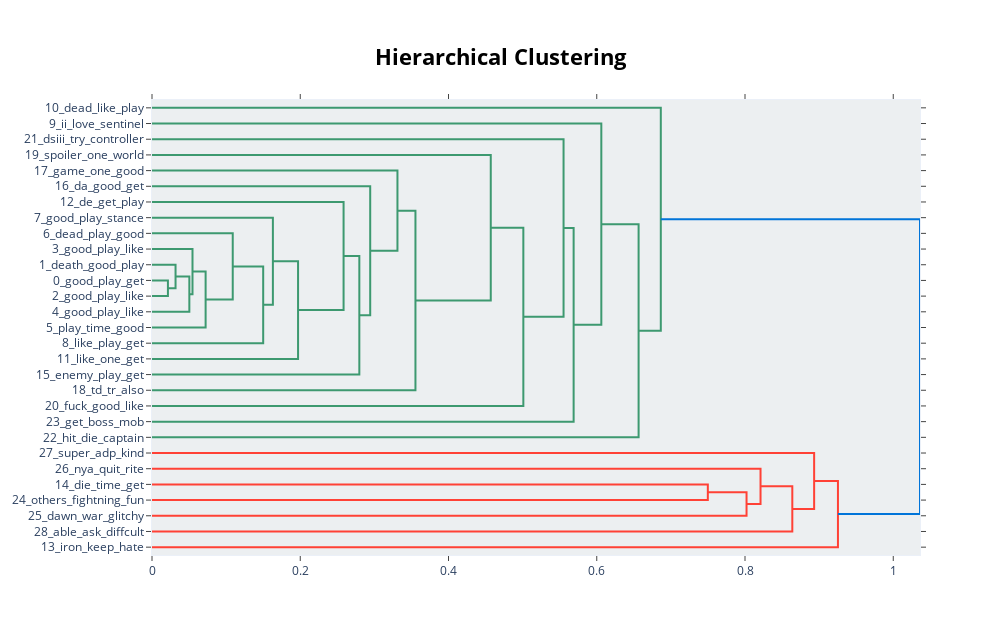

Notebook source saved alongside this figure:
### Code cell
pos_topic_model.visualize_hierarchy()

### Figure 1 — Plotly figure (JSON) as saved in the notebook; plotly's stock layout.template omitted (floating-point values rounded to 4 significant figures)
{"data": [{"hoverinfo": "text", "marker": {"color": "rgb(61,153,112)"}, "mode": "lines", "type": "scatter", "x": [0, 0.02148, 0.02148, 0], "xaxis": "x", "y": [-115, -115, -125, -125], "yaxis": "y"}, {"hoverinfo": "text", "marker": {"color": "rgb(61,153,112)"}, "mode": "lines", "type": "scatter", "x": [0, 0.03178, 0.03178, 0.02148], "xaxis": "x", "y": [-105, -105, -120, -120], "yaxis": "y"}, {"hoverinfo": "text", "marker": {"color": "rgb(61,153,112)"}, "mode": "lines", "type": "scatter", "x": [0.03178, 0.05037, 0.05037, 0], "xaxis": "x", "y": [-112.5, -112.5, -135, -135], "yaxis": "y"}, {"hoverinfo": "text", "marker": {"color": "rgb(61,153,112)"}, "mode": "lines", "type": "scatter", "x": [0, 0.05464, 0.05464, 0.05037], "xaxis": "x", "y": [-95, -95, -123.8, -123.8], "yaxis": "y"}, {"hoverinfo": "text", "marker": {"color": "rgb(61,153,112)"}, "mode": "lines", "type": "scatter", "x": [0.05464, 0.07233, 0.07233, 0], "xaxis": "x", "y": [-109.4, -109.4, -145, -145], "yaxis": "y"}, {"hoverinfo": "text", "marker": {"color": "rgb(61,153,112)"}, "mode": "lines", "type": "scatter", "x": [0, 0.1089, 0.1089, 0.07233], "xaxis": "x", "y": [-85, -85, -127.2, -127.2], "yaxis": "y"}, {"hoverinfo": "text", "marker": {"color": "rgb(61,153,112)"}, "mode": "lines", "type": "scatter", "x": [0.1089, 0.15, 0.15, 0], "xaxis": "x", "y": [-106.1, -106.1, -155, -155], "yaxis": "y"}, {"hoverinfo": "text", "marker": {"color": "rgb(61,153,112)"}, "mode": "lines", "type": "scatter", "x": [0, 0.1631, 0.1631, 0.15], "xaxis": "x", "y": [-75, -75, -130.5, -130.5], "yaxis": "y"}, {"hoverinfo": "text", "marker": {"color": "rgb(61,153,112)"}, "mode": "lines", "type": "scatter", "x": [0.1631, 0.197, 0.197, 0], "xaxis": "x", "y": [-102.8, -102.8, -165, -165], "yaxis": "y"}, {"hoverinfo": "text", "marker": {"color": "rgb(61,153,112)"}, "mode": "lines", "type": "scatter", "x": [0, 0.2585, 0.2585, 0.197], "xaxis": "x", "y": [-65, -65, -133.9, -133.9], "yaxis": "y"}, {"hoverinfo": "text", "marker": {"color": "rgb(61,153,112)"}, "mode": "lines", "type": "scatter", "x": [0.2585, 0.2797, 0.2797, 0], "xaxis": "x", "y": [-99.44, -99.44, -175, -175], "yaxis": "y"}, {"hoverinfo": "text", "marker": {"color": "rgb(61,153,112)"}, "mode": "lines", "type": "scatter", "x": [0, 0.2944, 0.2944, 0.2797], "xaxis": "x", "y": [-55, -55, -137.2, -137.2], "yaxis": "y"}, {"hoverinfo": "text", "marker": {"color": "rgb(61,153,112)"}, "mode": "lines", "type": "scatter", "x": [0, 0.3311, 0.3311, 0.2944], "xaxis": "x", "y": [-45, -45, -96.11, -96.11], "yaxis": "y"}, {"hoverinfo": "text", "marker": {"color": "rgb(61,153,112)"}, "mode": "lines", "type": "scatter", "x": [0.3311, 0.3554, 0.3554, 0], "xaxis": "x", "y": [-70.56, -70.56, -185, -185], "yaxis": "y"}, {"hoverinfo": "text", "marker": {"color": "rgb(61,153,112)"}, "mode": "lines", "type": "scatter", "x": [0, 0.457, 0.457, 0.3554], "xaxis": "x", "y": [-35, -35, -127.8, -127.8], "yaxis": "y"}, {"hoverinfo": "text", "marker": {"color": "rgb(61,153,112)"}, "mode": "lines", "type": "scatter", "x": [0.457, 0.501, 0.501, 0], "xaxis": "x", "y": [-81.39, -81.39, -195, -195], "yaxis": "y"}, {"hoverinfo": "text", "marker": {"color": "rgb(61,153,112)"}, "mode": "lines", "type": "scatter", "x": [0, 0.5552, 0.5552, 0.501], "xaxis": "x", "y": [-25, -25, -138.2, -138.2], "yaxis": "y"}, {"hoverinfo": "text", "marker": {"color": "rgb(61,153,112)"}, "mode": "lines", "type": "scatter", "x": [0.5552, 0.5688, 0.5688, 0], "xaxis": "x", "y": [-81.6, -81.6, -205, -205], "yaxis": "y"}, {"hoverinfo": "text", "marker": {"color": "rgb(61,153,112)"}, "mode": "lines", "type": "scatter", "x": [0, 0.6062, 0.6062, 0.5688], "xaxis": "x", "y": [-15, -15, -143.3, -143.3], "yaxis": "y"}, {"hoverinfo": "text", "marker": {"color": "rgb(61,153,112)"}, "mode": "lines", "type": "scatter", "x": [0.6062, 0.6564, 0.6564, 0], "xaxis": "x", "y": [-79.15, -79.15, -215, -215], "yaxis": "y"}, {"hoverinfo": "text", "marker": {"color": "rgb(61,153,112)"}, "mode": "lines", "type": "scatter", "x": [0, 0.6864, 0.6864, 0.6564], "xaxis": "x", "y": [-5, -5, -147.1, -147.1], "yaxis": "y"}, {"hoverinfo": "text", "marker": {"color": "rgb(255,65,54)"}, "mode": "lines", "type": "scatter", "x": [0, 0.7498, 0.7498, 0], "xaxis": "x", "y": [-245, -245, -255, -255], "yaxis": "y"}, {"hoverinfo": "text", "marker": {"color": "rgb(255,65,54)"}, "mode": "lines", "type": "scatter", "x": [0.7498, 0.8021, 0.8021, 0], "xaxis": "x", "y": [-250, -250, -265, -265], "yaxis": "y"}, {"hoverinfo": "text", "marker": {"color": "rgb(255,65,54)"}, "mode": "lines", "type": "scatter", "x": [0, 0.8209, 0.8209, 0.8021], "xaxis": "x", "y": [-235, -235, -257.5, -257.5], "yaxis": "y"}, {"hoverinfo": "text", "marker": {"color": "rgb(255,65,54)"}, "mode": "lines", "type": "scatter", "x": [0.8209, 0.8638, 0.8638, 0], "xaxis": "x", "y": [-246.2, -246.2, -275, -275], "yaxis": "y"}, {"hoverinfo": "text", "marker": {"color": "rgb(255,65,54)"}, "mode": "lines", "type": "scatter", "x": [0, 0.8933, 0.8933, 0.8638], "xaxis": "x", "y": [-225, -225, -260.6, -260.6], "yaxis": "y"}, {"hoverinfo": "text", "marker": {"color": "rgb(255,65,54)"}, "mode": "lines", "type": "scatter", "x": [0.8933, 0.9254, 0.9254, 0], "xaxis": "x", "y": [-242.8, -242.8, -285, -285], "yaxis": "y"}, {"hoverinfo": "text", "marker": {"color": "rgb(0,116,217)"}, "mode": "lines", "type": "scatter", "x": [0.6864, 1.036, 1.036, 0.9254], "xaxis": "x", "y": [-76.04, -76.04, -263.9, -263.9], "yaxis": "y"}], "layout": {"autosize": false, "height": 635, "hoverlabel": {"bgcolor": "white", "font": {"family": "Rockwell", "size": 16}}, "hovermode": "closest", "plot_bgcolor": "#ECEFF1", "showlegend": false, "title": {"font": {"color": "Black", "size": 22}, "text": "<b>Hierarchical Clustering</b>", "x": 0.5, "xanchor": "center", "yanchor": "top"}, "width": 1000, "xaxis": {"mirror": "allticks", "rangemode": "tozero", "showgrid": false, "showline": true, "showticklabels": true, "ticks": "outside", "type": "linear", "zeroline": false}, "yaxis": {"mirror": "allticks", "range": [-290, 0], "rangemode": "tozero", "showgrid": false, "showline": true, "showticklabels": true, "tickmode": "array", "ticks": "outside", "ticktext": ["10_dead_like_play", "9_ii_love_sentinel", "21_dsiii_try_controller", "19_spoiler_one_world", "17_game_one_good", "16_da_good_get", "12_de_get_play", "7_good_play_stance", "6_dead_play_good", "3_good_play_like", "1_death_good_play", "0_good_play_get", "2_good_play_like", "4_good_play_like", "5_play_time_good", "8_like_play_get", "11_like_one_get", "15_enemy_play_get", "18_td_tr_also", "20_fuck_good_like", "23_get_boss_mob", "22_hit_die_captain", "27_super_adp_kind", "26_nya_quit_rite", "14_die_time_get", "24_others_fightning_fun", "25_dawn_war_glitchy", "28_able_ask_diffcult", "13_iron_keep_hate"], "tickvals": [-5, -15, -25, -35, -45, -55, -65, -75, -85, -95, -105, -115, -125, -135, -145, -155, -165, -175, -185, -195, -205, -215, -225, -235, -245, -255, -265, -275, -285], "type": "linear", "zeroline": false}}}
